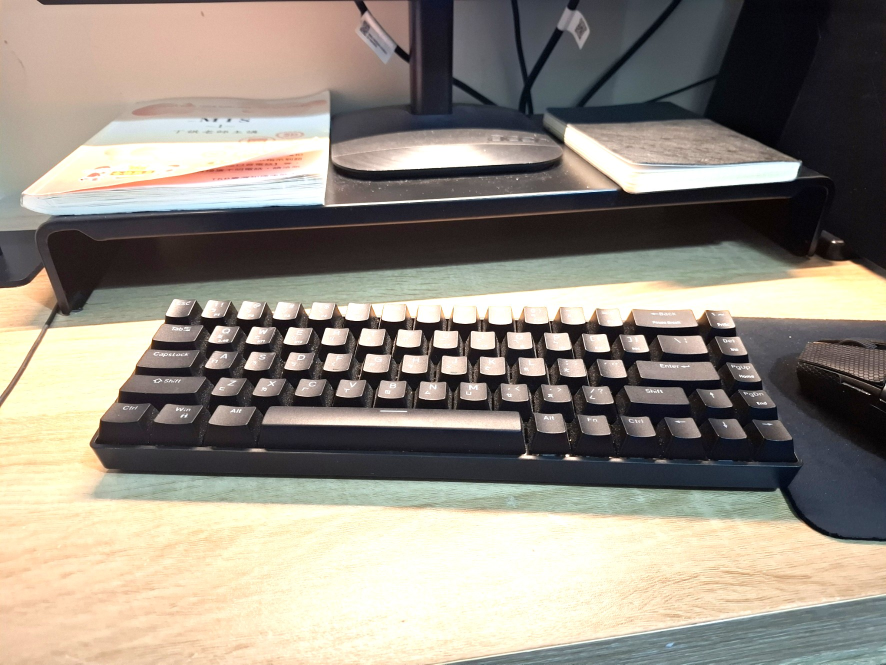
#> input picture template.jpg, 1772 x 1329 px (shown at 1/2 size)
$ python test.py
#> lines starting #> are read from the running program, lines starting #| are printed output that depends on the picture; after the words box and inside, x2 and y2 are one past the last pixel; in counts of white or black regions, pixels touching at a corner belong together
import cv2
import numpy as np

# 1. 讀取你的兩張真實照片 (支援繁體中文路徑與檔名)
def read_image_utf8(path):
#> called with path = 'template.jpg'
    with open(path, "rb") as f:
        return cv2.imdecode(np.frombuffer(f.read(), dtype=np.uint8), cv2.IMREAD_COLOR)
#> returned value is the input picture: shape (1329, 1772, 3); mean B, G, R 130.1, 140.9, 147.6

# 💡 請確認 template.png 與 test.png 在你的資料夾中，或填入完整路徑
img_template = read_image_utf8("template.jpg")  # 左邊：乾淨範本圖
img_test = read_image_utf8("test.jpg")          # 右邊：有瑕疵/雜物測試圖
#> call 2 of read_image_utf8, with path = 'test.jpg'
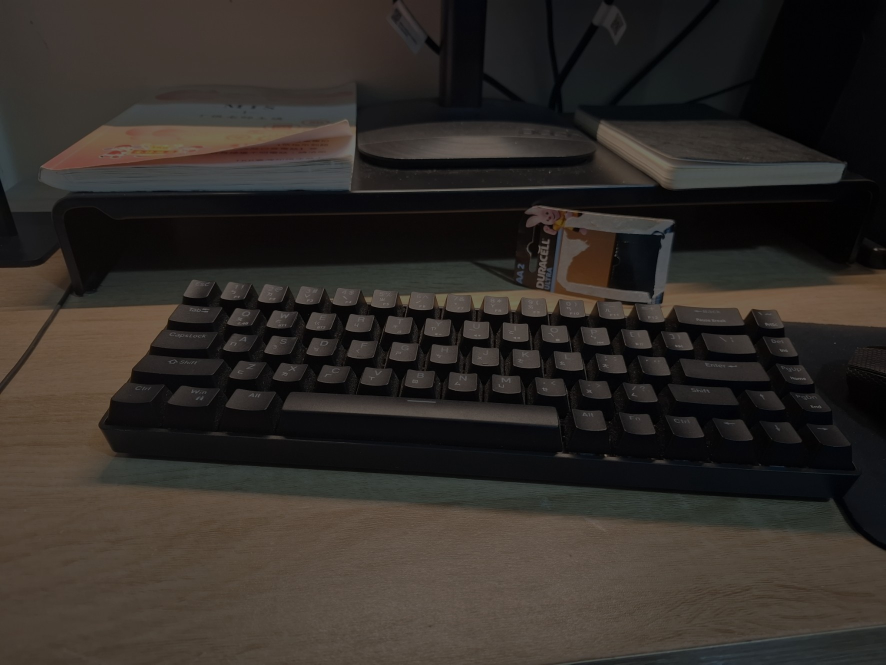
#> input picture test.jpg, 1772 x 1329 px (shown at 1/2 size)
#> in read_image_utf8, returned value is the input picture: shape (1329, 1772, 3); mean B, G, R 39.7, 44, 49.1

if img_template is None or img_test is None:
    print("❌ 讀取照片失敗，請確認圖片檔名與路徑是否正確！")
    exit()

# 轉灰階
gray_temp = cv2.cvtColor(img_template, cv2.COLOR_BGR2GRAY)
gray_test = cv2.cvtColor(img_test, cv2.COLOR_BGR2GRAY)
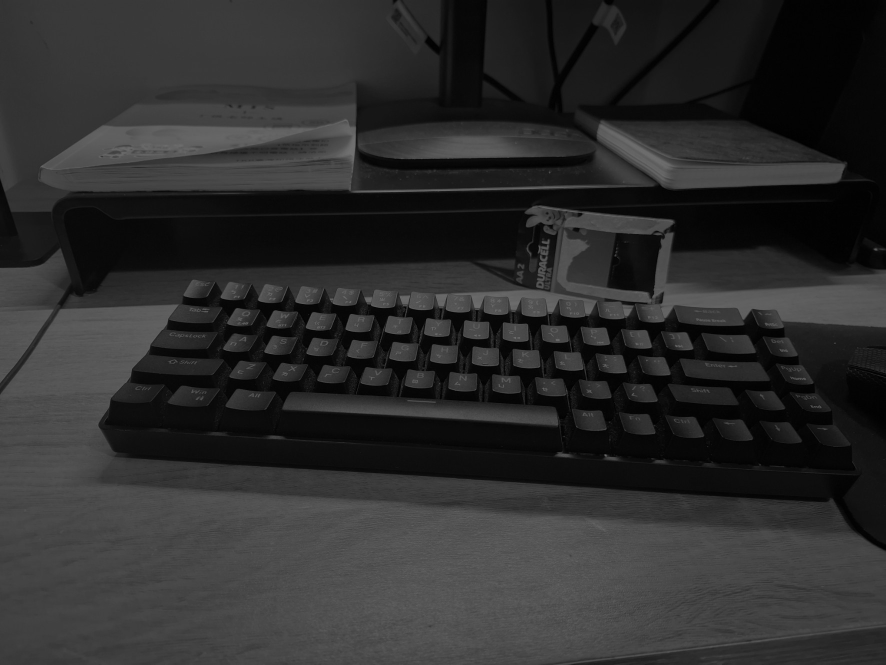
#> gray_test: shape (1329, 1772) (shown at 1/2 size); min 0, max 115, mean 45.1

# 2. ORB 特徵偵測 (設定最多找出 3000 個特徵點)
orb = cv2.ORB_create(nfeatures=3000)
kp_temp, des_temp = orb.detectAndCompute(gray_temp, None)
#> kp_temp = 3000 keypoints; strongest (x, y, size): (760, 635, 31), (758, 635, 31), (762, 636, 31), (763, 639, 31)
kp_test, des_test = orb.detectAndCompute(gray_test, None)
#> kp_test = 3000 keypoints; strongest (x, y, size): (1211, 910, 37.2), (770, 662, 31), (818, 613, 31), (811, 614, 31)

# 3. 特徵配對
bf = cv2.BFMatcher(cv2.NORM_HAMMING, crossCheck=True)
matches = bf.match(des_temp, des_test)
#> matches = 1236 matches
matches = sorted(matches, key=lambda x: x.distance)

# 4. 提取配對點座標，送入 RANSAC 篩選
pts_temp = np.float32([kp_temp[m.queryIdx].pt for m in matches]).reshape(-1, 1, 2)
#> pts_temp = 1236 rows, first 8: [1180.8, 794.9], [479, 824], [972, 796.8], [689.8, 685.4], [662, 633], [377.3, 661], [418, 681], [482, 820]
pts_test = np.float32([kp_test[m.trainIdx].pt for m in matches]).reshape(-1, 1, 2)
#> pts_test = 1236 rows, first 8: [1264.3, 789.1], [516, 793], [1039.2, 783.6], [740.2, 659.5], [712, 605], [413.3, 623.5], [455, 646], [519, 789]

if len(matches) > 10:
    # 使用 RANSAC 自動過濾掉「交叉牽錯」的誤判點
    M, inliers_mask = cv2.findHomography(pts_test, pts_temp, cv2.RANSAC, 5.0)
#> M = [[1.01, 0.0523, -54.31], [-0.0276, 1.08, 27.81], [1.03e-05, 6.71e-05, 1]]; inliers_mask = 1236 values, max 1 at index 0, min 0 at index 11, mean 0.697

    # 篩選出正確的配對點來繪製連線圖
    inliers_matches = [matches[i] for i in range(len(matches)) if inliers_mask[i][0] == 1]
#> inliers_matches = 862 matches
    img_clean_matches = cv2.drawMatches(img_template, kp_temp, img_test, kp_test, inliers_matches[:50], None, flags=2)
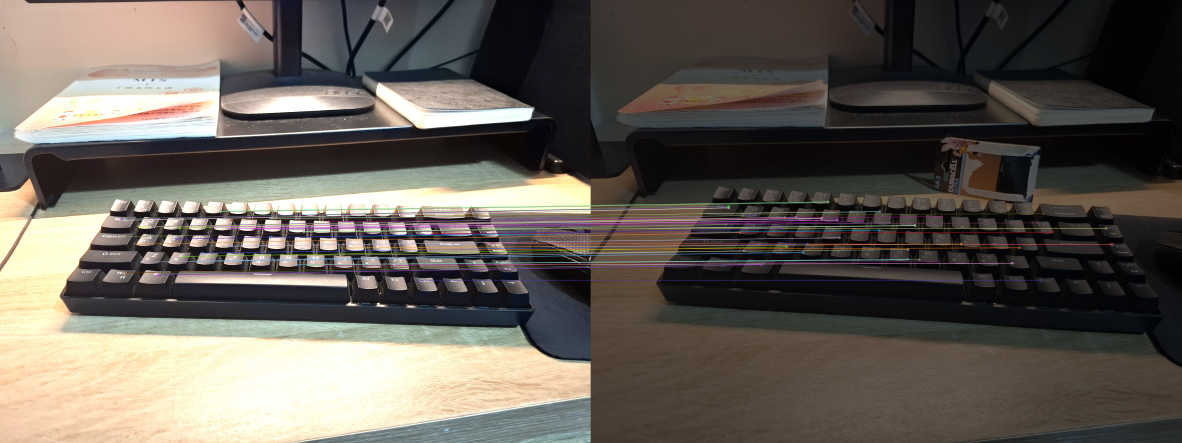
#> img_clean_matches: shape (1329, 3544, 3) (shown at 1/3 size); mean B, G, R 86.2, 93.5, 99.6

    # 5. 空間透視變換 (Warp)：把測試圖拉正重合
    h, w, c = img_template.shape
#> h = 1329; w = 1772; c = 3
    img_test_aligned = cv2.warpPerspective(img_test, M, (w, h))

    # 6. 影像相減與雜訊過濾
    gray_aligned = cv2.cvtColor(img_test_aligned, cv2.COLOR_BGR2GRAY)

    # 🌟【終極修正一】：全域明暗對齊 (Min-Max Normalization)
    # 將左邊灰階圖與右邊灰階圖的動態範圍，強行統一縮放到 0 ~ 255 之間
    # 這能讓「一亮一暗」的兩張圖，整體的灰階基調變得完全對等！
    gray_temp_norm = cv2.normalize(gray_temp, None, 0, 255, cv2.NORM_MINMAX)
    gray_aligned_norm = cv2.normalize(gray_aligned, None, 0, 255, cv2.NORM_MINMAX)

    # 再加上 CLAHE 局部校正，雙重保險
    clahe = cv2.createCLAHE(clipLimit=2.0, tileGridSize=(8, 8))
    gray_temp_enhanced = clahe.apply(gray_temp_norm)
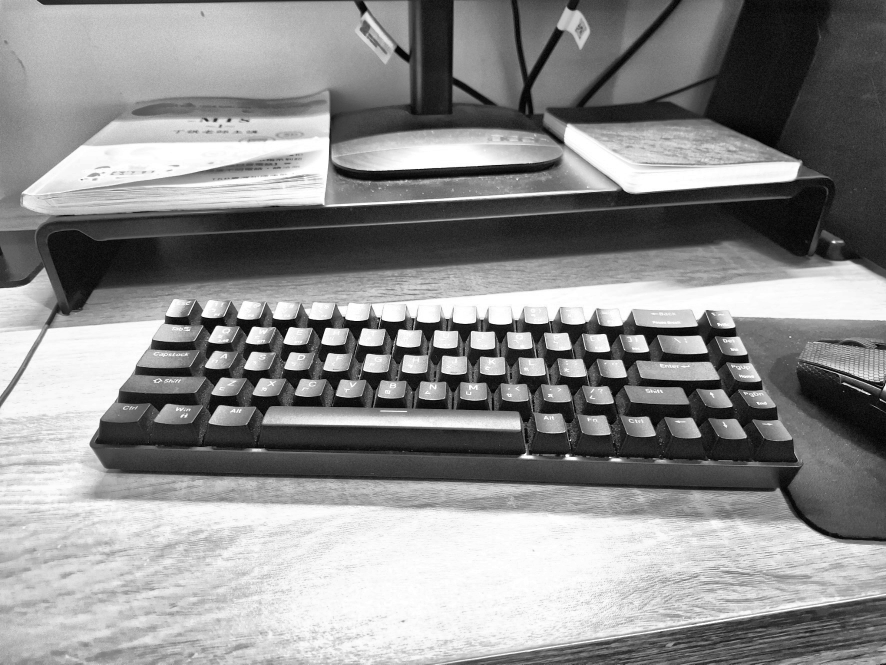
#> gray_temp_enhanced: shape (1329, 1772) (shown at 1/2 size); min 0, max 255, mean 141.6
    gray_aligned_enhanced = clahe.apply(gray_aligned_norm)
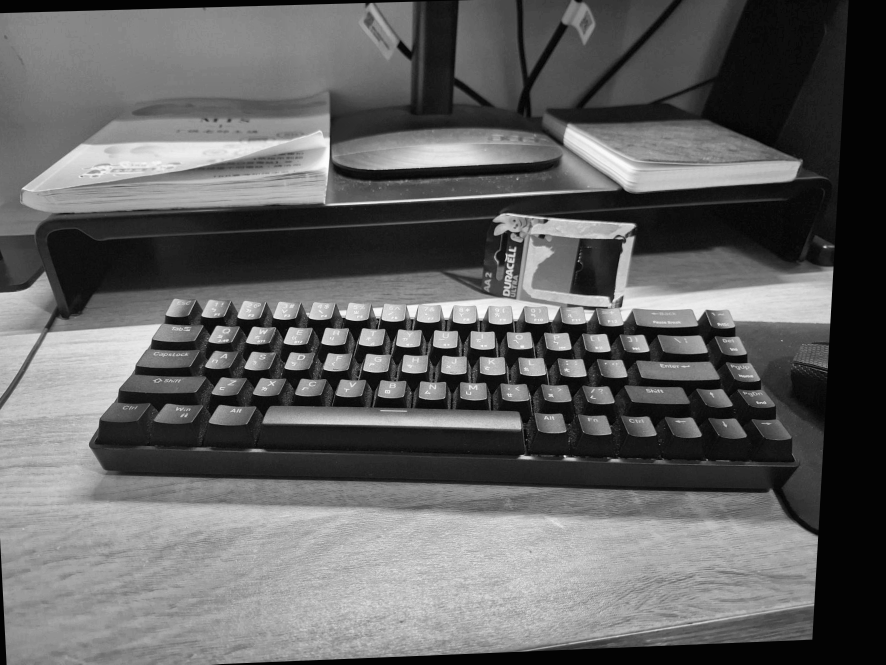
#> gray_aligned_enhanced: shape (1329, 1772) (shown at 1/2 size); min 0, max 255, mean 98.4

    # 模糊化（抹平微小光影細紋）
    gray_temp_blur = cv2.GaussianBlur(gray_temp_enhanced, (5, 5), 0)
    gray_aligned_blur = cv2.GaussianBlur(gray_aligned_enhanced, (5, 5), 0)

    # 計算絕對差值（這時候背景的像素差應該會降到極低）
    img_diff = cv2.absdiff(gray_temp_blur, gray_aligned_blur)

    # 🌟【終極修正二】：將二值化門檻（Threshold）大幅調高！
    # 因為你人為製造的亮度差很大，我們把門檻從 40 調高到 80 甚至 100。
    # 這樣一來，背景殘留的微小明暗差（小於 80）就會被當作黑色濾掉，只有電池盒這種「實體多出來、形狀完全不同」的地方才能突破 80 的大關！
    _, img_thresh = cv2.threshold(img_diff, 80, 255, cv2.THRESH_BINARY)
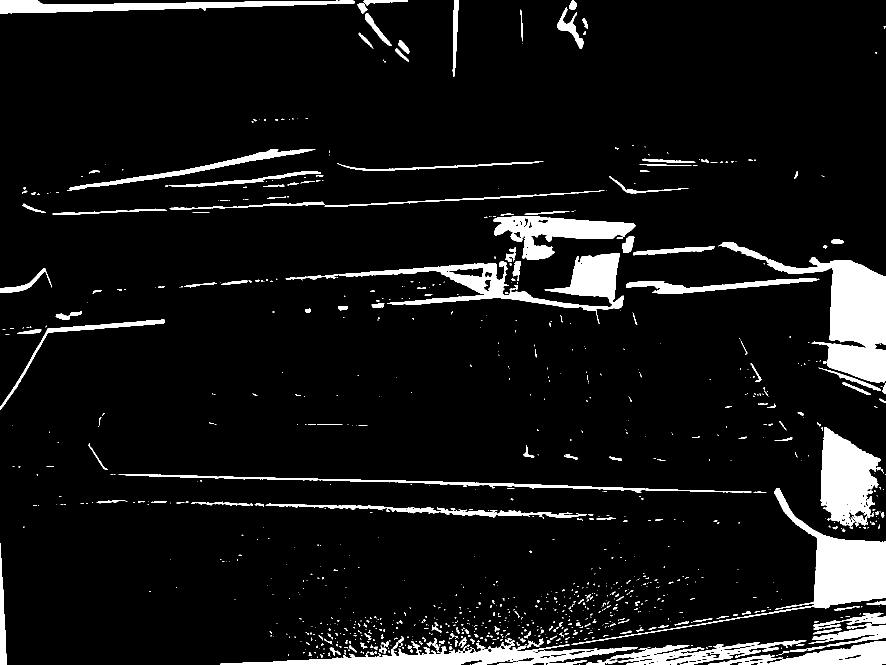
#> img_thresh: shape (1329, 1772) (shown at 1/2 size); 8% white; 1031 white regions (806 under 20 px), largest, box (x1, y1, x2, y2) and area: (1436, 484, 1772, 766) 26887, (1143, 976, 1772, 1290) 20710, (571, 506, 1248, 648) 18301

    # 形態學過濾
    kernel_close = cv2.getStructuringElement(cv2.MORPH_RECT, (21, 21))
    img_closed = cv2.morphologyEx(img_thresh, cv2.MORPH_CLOSE, kernel_close)
#> img_closed: shape (1329, 1772); 12.5% white; 223 white regions (161 under 20 px), largest, box (x1, y1, x2, y2) and area: (221, 854, 1772, 1329) 158850, (359, 421, 1772, 806) 83004, (0, 0, 819, 123) 15968

    kernel_open = cv2.getStructuringElement(cv2.MORPH_RECT, (11, 11))
    img_cleaned_diff = cv2.morphologyEx(img_closed, cv2.MORPH_OPEN, kernel_open)
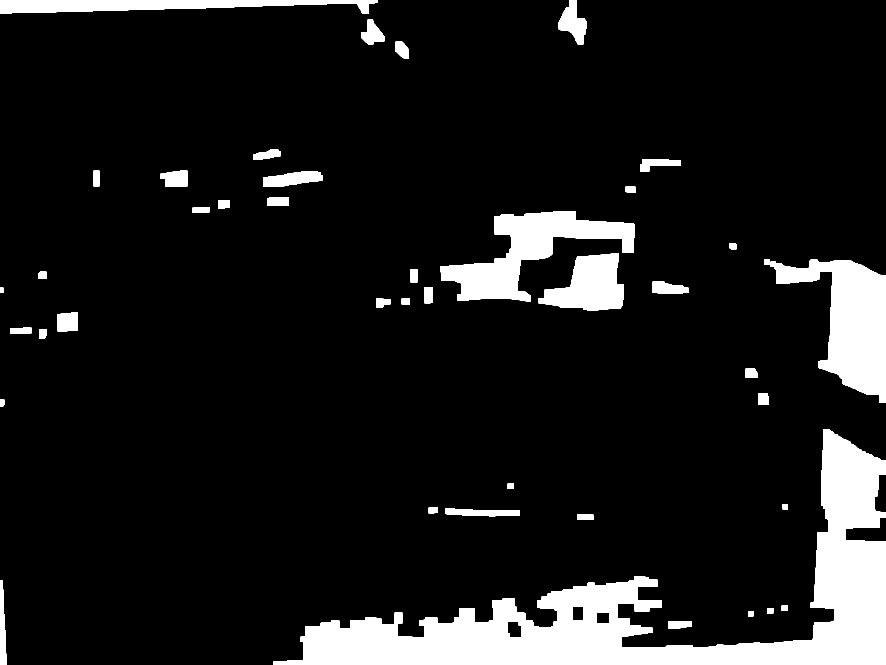
#> img_cleaned_diff: shape (1329, 1772) (shown at 1/2 size); 10.6% white; 43 white regions, largest, box (x1, y1, x2, y2) and area: (546, 858, 1772, 1329) 139244, (1541, 518, 1772, 806) 31528, (880, 422, 1269, 603) 26652

    # =========================================================
    # 🖥️ 視窗設定：方法一（建立可自由縮放、不爆螢幕的視窗）
    # =========================================================

    # ---- 視窗 1：特徵點連線 ----
    win_name1 = "1. Clean Matches (RANSAC Filtered)"
    cv2.namedWindow(win_name1, cv2.WINDOW_NORMAL)  # 設定為可縮放模式
    cv2.resizeWindow(win_name1, 900, 500)          # 預設寬 900, 高 500
    cv2.imshow(win_name1, img_clean_matches)

    # ---- 視窗 2：拉正後的測試圖 ----
    win_name2 = "2. Aligned Test Image"
    cv2.namedWindow(win_name2, cv2.WINDOW_NORMAL)  # 設定為可縮放模式
    cv2.resizeWindow(win_name2, 600, 450)          # 預設寬 600, 高 450
    cv2.imshow(win_name2, img_test_aligned)

    # ---- 視窗 3：抓出來的異常點(垃圾) ----
    win_name3 = "3. Detected Anomalies (Trash)"
    cv2.namedWindow(win_name3, cv2.WINDOW_NORMAL)  # 設定為可縮放模式
    cv2.resizeWindow(win_name3, 600, 450)          # 預設寬 600, 高 450
    cv2.imshow(win_name3, img_cleaned_diff)

    print("🎉 視窗已成功縮放！你現在可以用滑鼠自由拖曳、調整這三個視窗的大小。")
    print("👉 請按螢幕任意鍵關閉所有視窗。")
    cv2.waitKey(0)
    cv2.destroyAllWindows()
else:
    print("❌ 特徵點配對數量不足，無法計算對齊矩陣！")
